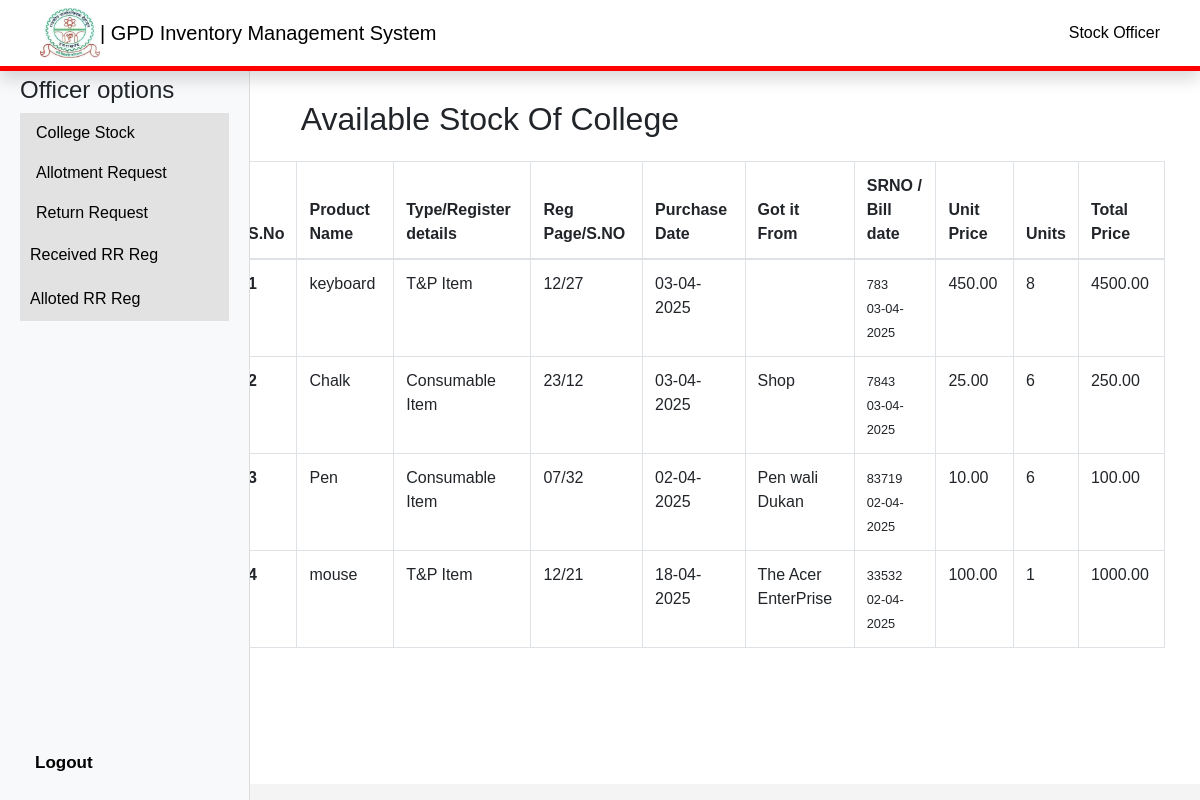
Page /officer/index.php (signed in) on the committed database.
### tables this page shows
CREATE TABLE `inventory_items` (
  `sno` int(10) UNSIGNED NOT NULL,
  `product_name` varchar(50) NOT NULL,
  `type` varchar(20) DEFAULT NULL,
  `rr_reg` varchar(10) DEFAULT NULL,
  `purchase_date` date DEFAULT NULL,
  `got_it_from` varchar(30) DEFAULT NULL,
  `srno` int(11) DEFAULT NULL,
  `bill_date` date DEFAULT NULL,
  `unit_price` decimal(10,2) DEFAULT NULL,
  `overall_price` decimal(10,2) DEFAULT NULL,
  `units` int(10) UNSIGNED NOT NULL DEFAULT 0
);

### officer/index.php (the view, shortened to what this page needs)
<!DOCTYPE html>
<html lang="en">
<head>
    <link href="https://stackpath.bootstrapcdn.com/bootstrap/4.5.2/css/bootstrap.min.css" rel="stylesheet">
    <link rel="stylesheet" href="//cdn.datatables.net/2.2.2/css/dataTables.dataTables.min.css">
    <link rel="stylesheet" href="style.css">
</head>
<body>
    <?php include "../adminpanel/components/navbar.php" ?>
    <?php include "components/sidebar.php" ?>
    <div id="admin" class="right">
        <div class="p-3 ml-5 pl-4">
            <h2 class="pr-0 py-4">Available Stock Of College</h2>
        </div>
        <?php
        include "../_dbconnect.php";
        ?>
        <div class="container">
            <table class="table table-bordered" id="myTable">
                <thead>
                    <tr>
                        <th scope="col">S.No</th>
                        <th scope="col">Product Name</th>
                        <th scope="col">Type/Register details</th>
                        <th scope="col">Reg Page/S.NO</th>
                        <th scope="col">Purchase Date</th>
                        <th scope="col">Got it From</th>
                        <th scope="col">SRNO / Bill date</th>
                        <th scope="col">Unit Price</th>
                        <th scope="col">Units</th>
                        <th scope="col">Total Price</th>
                    </tr>
                </thead>
                <tbody>
                    <?php
                    $sql = "SELECT * FROM `inventory_items` ORDER BY `sno` DESC";
                    $result = mysqli_query($conn, $sql);
                    $sno = 0;
                    while ($row = mysqli_fetch_assoc($result)) {
                        $sno++;
                        $purchase_date_formatted = !empty($row['purchase_date']) ? date('d-m-Y', strtotime($row['purchase_date'])) : '';
                        $bill_date_formatted = !empty($row['bill_date']) ? date('d-m-Y', strtotime($row['bill_date'])) : '';
                        echo '<tr>
                                <th scope="row">' . $sno . '</th>
                                <td>' . htmlspecialchars($row['product_name'], ENT_QUOTES, 'UTF-8') . '</td>
                                <td>' . htmlspecialchars($row['type'], ENT_QUOTES, 'UTF-8') . '</td>
                                <td>' . htmlspecialchars($row['rr_reg'], ENT_QUOTES, 'UTF-8') . '</td>
                                <td>' . $purchase_date_formatted . '</td>
                                <td>' . htmlspecialchars($row['got_it_from'], ENT_QUOTES, 'UTF-8') . '</td>
                                <td><small>' . htmlspecialchars($row['srno'], ENT_QUOTES, 'UTF-8') . '<br>' . $bill_date_formatted . '</small></td>
                                <td>' . $row['unit_price'] . '</td>
                                <td>' . $row['units'] . '</td>
                                <td>' . $row['overall_price'] . '</td>
                            </tr>';
                    }
                    ?>
                </tbody>
            </table>
        </div>
    </div>
</body>
</html>

### adminpanel/components/navbar.php (shortened to what this page needs)
<div style="background-color: antiquewhite;">
  <nav class="navbar navbar-light bg-white fixed-top shadow" style="flex-wrap: nowrap;">
    <div class="container-fluid d-flex justify-content-between align-items-center px-4"
      style="flex-wrap: nowrap; white-space: nowrap;">
      <div class="d-flex align-items-center" id="logoImg" style="white-space: nowrap;">
        <a href="/" title="Home" rel="home" class="d-flex align-items-center text-decoration-none"
          style="white-space: nowrap;">
          <img src="../images/image.webp" alt="Home" style="height: 50px; width: auto;" loading="lazy">
          <span class="ms-2 fw-bold fs-5" style="white-space: nowrap;">
            <h5 style="color: black; margin: 0;">| GPD <span id="vanish" class="d-none d-md-inline">Inventory Management
                System</span></h5>
          </span>
        </a>
      </div>
      <div class="d-flex align-items-center" id="loginBtn" style="white-space: nowrap;">
        <?php
        if (isset($_SESSION['name']) && !empty($_SESSION['name'])) {
          echo '<span class="navbar-text ms-2 fw-bold" style="color: black">' . htmlspecialchars($_SESSION['name']) . '</span>';
        } else {
          echo '<button class="btn btn-outline" type="submit" name="login" id="loginButton">Login</button>';
        }
        ?>
      </div>
    </div>
  </nav>
</div>

### officer/components/sidebar.php (shortened to what this page needs)
<div class="sidebar">
  <h4>Officer options</h4>
    <div>
        <ul class="nav flex-column">
            <li class="nav-item nav-link bg-col  hover-class">
                <a href="index.php">College Stock</a>
            </li>
            <li class="nav-item nav-link bg-col  hover-class">
                <a href="alloment_request.php">Allotment Request</a>
            </li>
            <li class="nav-item nav-link bg-col  hover-class">
                <a href="return_request.php">Return Request</a>
            </li>
            <li class="nav-item">
                <a class="nav-link hover-class bg-col" href="#option1" data-toggle="collapse"
                    data-target="#receivedRRDropdown" aria-expanded="false" aria-controls="receivedRRDropdown">Received
                    RR Reg</a>
            </li>
            <li class="nav-item">
                <a class="nav-link hover-class bg-col" href="#option2" data-toggle="collapse"
                    data-target="#alloteRRDropdown" aria-expanded="false" aria-controls="alloteRRDropdown">Alloted RR
                    Reg</a>
            </li>
        </ul>
    </div>
    <div class="bottom-links">
        <ul class="nav flex-column">
            <form action="../logout.php" method="get">
                <input type="submit" value="Logout" class="input" id="logout">
            </form>
        </ul>
    </div>
</div>

### officer/style.css (style rules this page uses)
* { margin: 0; padding: 0; box-sizing: border-box; }
body { font-family: Arial, sans-serif; background: #f4f4f4; }
.navbar { width: 100vw; position: fixed; top: 0; left: 0; z-index: 1000; }
.sidebar { position: fixed; top: 56px; left: 0; width: 250px; height: calc(100vh - 56px); background: #f8f9fa; border-right: 1px solid #ddd; padding: 20px; overflow-y: auto; z-index: 900; }
.right { margin-top: 40px; margin-left: 200px; padding: 20px; min-height: calc(100vh - 56px); background: #fff; }
.bottom-links { position: absolute; bottom: 0; left: 0; width: 100%; margin-top: auto; padding: 15px; }

### officer/components/style.php (style rules this page uses)
.nav-link { font-size: 16px; text-decoration: none; color: #000; }
ul.nav .nav-item.nav-link { background-color: rgb(226, 226, 226); transition: background-color 0.3s; }
ul.nav .nav-item.nav-link a { text-decoration: none; color: black; width: 100%; height: 100%; display: block; transition: color 0.3s; }
input[type="submit"] { width: 100%; text-align: left; background-color: #f8f9fa; border: none; padding: 10px 20px; font-size: 17px; font-weight: 900; cursor: pointer; color: black; text-decoration: none; }
a[data-toggle="collapse"] { display: block; background-color: rgb(226, 226, 226); padding: 10px; transition: background-color 0.3s, color 0.3s; color: black; text-decoration: none; width: 100%; }

### adminpanel/components/navbar.php (style rules this page uses)
nav { border-bottom: 5px solid red; box-shadow: 0px 5px 5px -5px rgba(0, 0, 0, 1); box-sizing: border-box; }

### officer/components/sidebar.php (style rules this page uses)
.sidebar form input[type="submit"] { width: 100%; text-align: left; background-color: #f8f9fa; border: none; padding: 10px 20px; font-size: 17px; font-weight: 900; cursor: pointer; color: black; text-decoration: none; }
.nav-item .nav-link { font-size: 16px; text-decoration: none; color: #000; }
.bg-col { background-color: rgb(226, 226, 226); }

### officer/index.php (style rules this page uses)
h2 { padding-top: 2%; padding-bottom: -5%; padding-left: 1%; margin-bottom: -2%; }

### rows in the picture
inventory_items: product_name "keyboard", type "T&P Item", rr_reg "12/27", purchase_date "03-04-2025", srno "783", bill_date "03-04-2025", unit_price "450.00", units "8", overall_price "4500.00"
inventory_items: product_name "Chalk", type "Consumable Item", rr_reg "23/12", purchase_date "03-04-2025", got_it_from "Shop", srno "7843", bill_date "03-04-2025", unit_price "25.00", units "6", overall_price "250.00"
inventory_items: product_name "Pen", type "Consumable Item", rr_reg "07/32", purchase_date "02-04-2025", got_it_from "Pen wali Dukan", srno "83719", bill_date "02-04-2025", unit_price "10.00", units "6", overall_price "100.00"
inventory_items: product_name "mouse", type "T&P Item", rr_reg "12/21", purchase_date "18-04-2025", got_it_from "The Acer EnterPrise", srno "33532", bill_date "02-04-2025", unit_price "100.00", units "1", overall_price "1000.00"

### other values in the picture
$_SESSION['name'] "Stock Officer"
